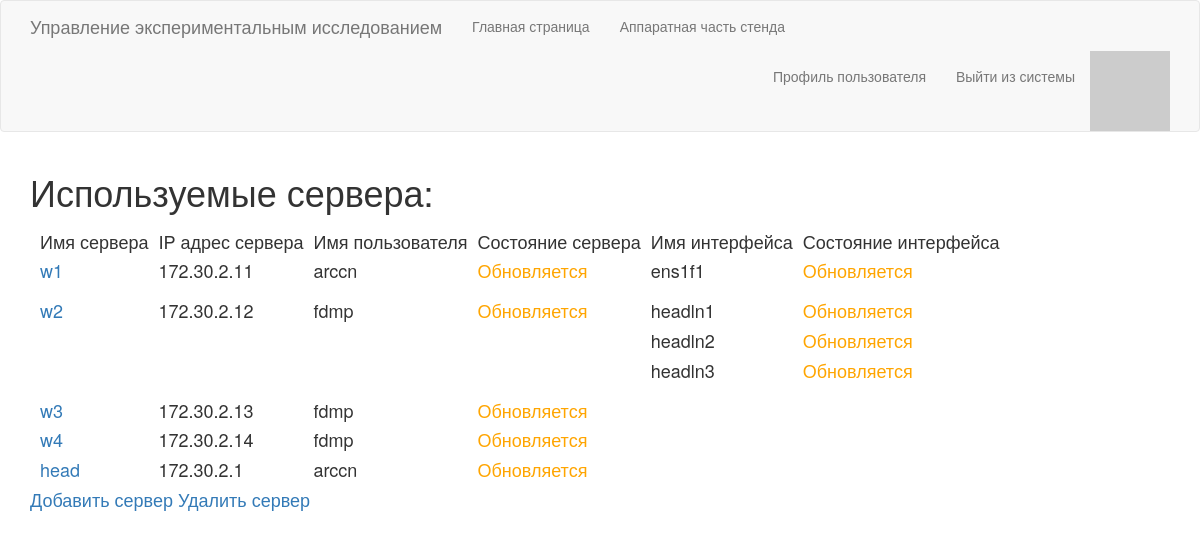
Screenshot of /stand (signed in) with the database file from the repository.
### app/stand/server_model.py (models this page shows, shortened)
class Server(db.Model):
    id = db.Column(db.Integer, primary_key=True)
    servername = db.Column(db.String(20), index=True, unique=True)
    server_ip = db.Column(db.String(15), index=True, unique=True)
    vms = db.relationship('VM', backref='server')
    interfaces = db.relationship('ServerInterface', backref='server')
    username = db.Column(db.String(20), index=False, unique=False)
    identity_file = db.Column(db.String(40), index=False, unique=False)

class ServerInterface(db.Model):
    id = db.Column(db.Integer, primary_key=True)
    interface_name = db.Column(db.String(20), index=True)
    server_id = db.Column(db.Integer, db.ForeignKey('server.id'))

### app/routes.py (the view)
@app.route('/stand')
@login_required
def stand():
    servers = Server.query.all()
    def insertDefaultState(elem):
        elem.state = 'Обновляется'
        return elem
    servers = list(map(insertDefaultState, servers))
    return render_template('stand.html', title='Аппаратная часть стенда', servers=servers)

### app/models.py (called while the page is built)
@login.user_loader
def load_user(id):
    return User.query.get(int(id))

    def avatar(self, size):
        digest = md5(self.email.lower().encode('utf-8')).hexdigest()
        return 'https://www.gravatar.com/avatar/{}?d=identicon&s={}'.format(
                        digest, size)

### app/routes.py (called while the page is built)
@app.before_request
def before_request():
    if current_user.is_authenticated:
        current_user.last_seen = datetime.utcnow()
        db.session.commit()

### app/templates/stand.html (shortened to what this page needs)
{% extends "base.html" %}
{% block app_content %}
    <h1>Используемые сервера:</h1>
    <h4>
    <table style="border-collapse: separate; border-spacing: 10px;" id="serverTable">
        <thead>
            <tr valign="top">
                <td> Имя сервера </td>
                <td> IP адрес сервера </td>
                <td> Имя пользователя </td>
                <td> Состояние сервера </td>
                <td> Имя интерфейса </td>
                <td> Состояние интерфейса </td>
            </tr>
        </thead>
        <tbody>
            {% for serv in servers %}
                {% include "_server.html" %}
            {% endfor %}
        </tbody>
    </table>
    <div>
        <a href="{{ url_for('server_add') }}">Добавить сервер</a>
        <a href="{{ url_for('server_delete') }}">Удалить сервер</a>
    </div>
    </h4>
{% endblock %}

### app/templates/_server.html
<tr valign="top">
    {% if serv.interfaces | length == 0 %}
        <td><a href="{{ url_for('server_edit', servername=serv.servername) }}">{{ serv.servername }}</a></td>
        <td>{{ serv.server_ip }}</td>
        <td>{{ serv.username }}</td>
        {% if serv.state == "Не доступен" %}
            <td style="color:red">{{ serv.state }}</td>
        {% elif serv.state == "Доступен" %}
            <td style="color:green">{{ serv.state }}</td>
        {% else %}
            <td style="color:orange">{{ serv.state }}</td>
        {% endif %}
    {% else %}
        <td rowspan={{ serv.interfaces | length }}><a href="{{ url_for('server_edit', servername=serv.servername) }}">{{ serv.servername }}</a></td>
        <td rowspan={{ serv.interfaces | length }}>{{ serv.server_ip }}</td>
        <td rowspan={{ serv.interfaces | length }}>{{ serv.username }}</td>
        {% if serv.state == "Не доступен" %}
            <td rowspan={{ serv.interfaces | length }} style="color:red">{{ serv.state }}</td>
        {% elif serv.state == "Доступен" %}
            <td rowspan={{ serv.interfaces | length }} style="color:green">{{ serv.state }}</td>
        {% else %}
            <td rowspan={{ serv.interfaces | length }} style="color:orange">{{ serv.state }}</td>
        {% endif %}
    {% endif %}
    {% for intf in serv.interfaces %}
    <td>{{ intf.interface_name }}</td>
    <td style="color:orange">Обновляется</td>
    </tr><tr>
    {% endfor %}
</tr>

### rows the page displays
Server: servername "w1", server_ip "172.30.2.11", username "arccn", state "Обновляется"
ServerInterface: interface_name "ens1f1"
Server: servername "w2", server_ip "172.30.2.12", username "fdmp", state "Обновляется"
ServerInterface: interface_name "headln1"
ServerInterface: interface_name "headln2"
ServerInterface: interface_name "headln3"
Server: servername "w3", server_ip "172.30.2.13", username "fdmp", state "Обновляется"
Server: servername "w4", server_ip "172.30.2.14", username "fdmp", state "Обновляется"
Server: servername "head", server_ip "172.30.2.1", username "arccn", state "Обновляется"
